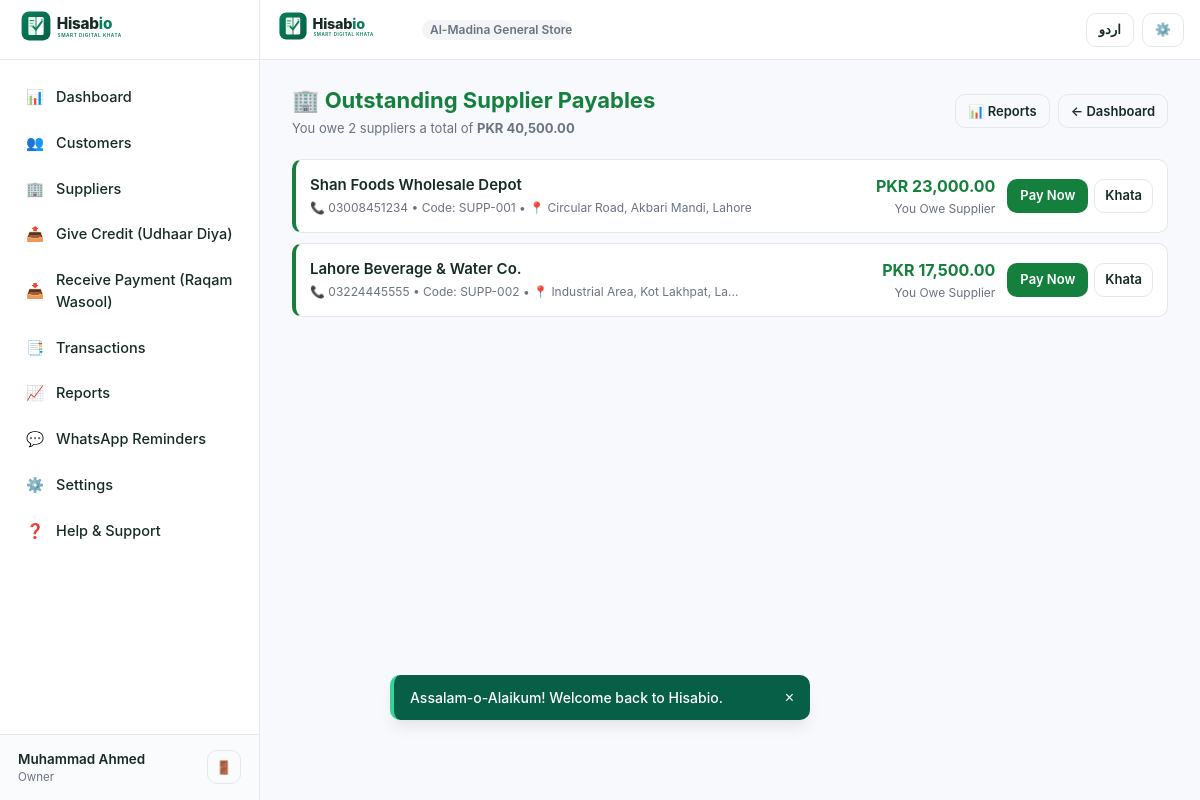
The app's page /payables.php (signed in) with its own data.
### tables this page shows
CREATE TABLE `users` (
  `id` INT UNSIGNED AUTO_INCREMENT PRIMARY KEY,
  `full_name` VARCHAR(150) NOT NULL,
  `email` VARCHAR(191) NULL,
  `mobile` VARCHAR(25) NOT NULL,
  `password_hash` VARCHAR(255) NOT NULL,
  `status` ENUM('active', 'inactive', 'suspended') DEFAULT 'active',
  `created_at` DATETIME NOT NULL DEFAULT CURRENT_TIMESTAMP,
  `updated_at` DATETIME NOT NULL DEFAULT CURRENT_TIMESTAMP ON UPDATE CURRENT_TIMESTAMP,
  UNIQUE KEY `idx_users_mobile` (`mobile`),
  KEY `idx_users_email` (`email`)
);

CREATE TABLE `roles` (
  `id` INT UNSIGNED AUTO_INCREMENT PRIMARY KEY,
  `business_id` INT UNSIGNED NOT NULL,
  `role_name` VARCHAR(100) NOT NULL,
  `permissions` JSON NULL,
  `created_at` DATETIME NOT NULL DEFAULT CURRENT_TIMESTAMP,
  CONSTRAINT `fk_roles_business` FOREIGN KEY (`business_id`) REFERENCES `businesses` (`id`) ON DELETE CASCADE
);

CREATE TABLE `businesses` (
  `id` INT UNSIGNED AUTO_INCREMENT PRIMARY KEY,
  `business_name` VARCHAR(200) NOT NULL,
  `business_code` VARCHAR(50) NOT NULL UNIQUE,
  `owner_user_id` INT UNSIGNED NOT NULL,
  `business_category` VARCHAR(100) DEFAULT 'General Store',
  `logo` VARCHAR(255) NULL,
  `currency` VARCHAR(10) DEFAULT 'PKR',
  `country` VARCHAR(50) DEFAULT 'Pakistan',
  `city` VARCHAR(100) DEFAULT 'Lahore',
  `address` TEXT NULL,
  `phone` VARCHAR(25) NULL,
  `receipt_footer` TEXT NULL,
  `timezone` VARCHAR(50) DEFAULT 'Asia/Karachi',
  `language` VARCHAR(10) DEFAULT 'en',
  `status` ENUM('active', 'inactive') DEFAULT 'active',
  `created_at` DATETIME NOT NULL DEFAULT CURRENT_TIMESTAMP,
  `updated_at` DATETIME NOT NULL DEFAULT CURRENT_TIMESTAMP ON UPDATE CURRENT_TIMESTAMP,
  CONSTRAINT `fk_businesses_owner` FOREIGN KEY (`owner_user_id`) REFERENCES `users` (`id`) ON DELETE CASCADE
);

CREATE TABLE `accounts` (
  `id` INT UNSIGNED AUTO_INCREMENT PRIMARY KEY,
  `business_id` INT UNSIGNED NOT NULL,
  `account_type` ENUM('customer', 'supplier') NOT NULL,
  `customer_id` INT UNSIGNED NULL,
  `supplier_id` INT UNSIGNED NULL,
  `opening_balance` DECIMAL(18,2) NOT NULL DEFAULT 0.00,
  `opening_balance_direction` ENUM('receivable', 'payable', 'zero') NOT NULL DEFAULT 'zero',
  `created_at` DATETIME NOT NULL DEFAULT CURRENT_TIMESTAMP,
  UNIQUE KEY `idx_acc_customer` (`business_id`, `customer_id`),
  UNIQUE KEY `idx_acc_supplier` (`business_id`, `supplier_id`),
  CONSTRAINT `fk_acc_business` FOREIGN KEY (`business_id`) REFERENCES `businesses` (`id`) ON DELETE CASCADE,
  CONSTRAINT `fk_acc_customer` FOREIGN KEY (`customer_id`) REFERENCES `customers` (`id`) ON DELETE CASCADE,
  CONSTRAINT `fk_acc_supplier` FOREIGN KEY (`supplier_id`) REFERENCES `suppliers` (`id`) ON DELETE CASCADE
);

CREATE TABLE `suppliers` (
  `id` INT UNSIGNED AUTO_INCREMENT PRIMARY KEY,
  `business_id` INT UNSIGNED NOT NULL,
  `supplier_code` VARCHAR(50) NOT NULL,
  `name` VARCHAR(150) NOT NULL,
  `mobile` VARCHAR(25) NOT NULL,
  `alternate_contact` VARCHAR(100) NULL,
  `address` TEXT NULL,
  `notes` TEXT NULL,
  `status` ENUM('active', 'archived') DEFAULT 'active',
  `created_by` INT UNSIGNED NULL,
  `created_at` DATETIME NOT NULL DEFAULT CURRENT_TIMESTAMP,
  `updated_at` DATETIME NOT NULL DEFAULT CURRENT_TIMESTAMP ON UPDATE CURRENT_TIMESTAMP,
  `archived_at` DATETIME NULL,
  UNIQUE KEY `idx_supp_code_bus` (`business_id`, `supplier_code`),
  KEY `idx_supp_mobile_bus` (`business_id`, `mobile`),
  KEY `idx_supp_name_bus` (`business_id`, `name`),
  CONSTRAINT `fk_suppliers_business` FOREIGN KEY (`business_id`) REFERENCES `businesses` (`id`) ON DELETE CASCADE
);

### includes/lang.php (called while the page is built, shortened)
<?php
function get_current_lang(): string {
    return $_SESSION['app_lang'] ?? 'en';
}
function is_rtl(): bool {
    return get_current_lang() === 'ur';
}
function get_translations(): array {
    static $dict = null;
    if ($dict !== null) {
        return $dict;
    }
    return $dict;
}
function __(string $key): string {
    $lang = get_current_lang();
    $translations = get_translations();
    return $translations[$lang][$key] ?? $translations['en'][$key] ?? $key;
}

### includes/auth.php (called while the page is built, shortened)
<?php
function is_logged_in(): bool {
    return !empty($_SESSION['user_id']) && !empty($_SESSION['business_id']);
}
function current_user(): ?array {
    $pdo = get_db();
    $stmt = $pdo->prepare("SELECT id, full_name, email, mobile, status FROM users WHERE id = ?");
    $stmt->execute([$_SESSION['user_id']]);
    $user = $stmt->fetch() ?: null;
    return $user;
}
function current_business(): ?array {
    static $business = null;
    if ($business !== null) {
        return $business;
    }
    $pdo = get_db();
    $stmt = $pdo->prepare("
        SELECT b.*, r.role_name, r.permissions
        FROM businesses b
        JOIN business_users bu ON bu.business_id = b.id
        JOIN roles r ON r.id = bu.role_id
        WHERE b.id = ? AND bu.user_id = ? AND b.status = 'active'
    ");
    $stmt->execute([$_SESSION['business_id'], $_SESSION['user_id']]);
    $business = $stmt->fetch() ?: null;
    return $business;
}

### includes/functions.php (called while the page is built, shortened)
<?php
require_once __DIR__ . '/lang.php';
function format_currency($amount, bool $show_symbol = true, string $currency = 'PKR'): string {
    $val = (float)$amount;
    $formatted = number_format(abs($val), 2, '.', ',');
    $prefix = $show_symbol ? $currency . ' ' : '';
    return $prefix . $formatted;
}
function calculate_supplier_balance(int $account_id, ?PDO $pdo = null): float {
    $stmt = $pdo->prepare("SELECT opening_balance, opening_balance_direction FROM accounts WHERE id = ?");
    $stmt->execute([$account_id]);
    $acc = $stmt->fetch();
    $balance = 0.00;
    if ($acc['opening_balance_direction'] === 'payable') {
        $balance += (float)$acc['opening_balance'];
    } elseif ($acc['opening_balance_direction'] === 'receivable') {
        $balance -= (float)$acc['opening_balance'];
    }
    $stmt = $pdo->prepare("
        SELECT transaction_type, amount, status
        FROM transactions
        WHERE account_id = ? AND status = 'completed' AND transaction_type != 'opening_balance'
    ");
    $stmt->execute([$account_id]);
    $txs = $stmt->fetchAll();
    foreach ($txs as $tx) {
        $amt = (float)$tx['amount'];
        if ($tx['transaction_type'] === 'supplier_purchase') {
            $balance += $amt;
        } elseif ($tx['transaction_type'] === 'supplier_payment') {
            $balance -= $amt;
        } elseif ($tx['transaction_type'] === 'adjustment') {
            $balance += $amt;
        }
    }
    return round($balance, 2);
}

### payables.php (the view, shortened to what this page needs)
<?php
require_once __DIR__ . '/includes/auth.php';
require_once __DIR__ . '/includes/functions.php';
$biz = current_business();
$biz_id = (int)$biz['id'];
$pdo = get_db();
$stmt = $pdo->prepare("
    SELECT s.id, s.name, s.mobile, s.supplier_code, s.address, a.id AS account_id
    FROM suppliers s
    JOIN accounts a ON a.supplier_id = s.id
    WHERE s.business_id = ? AND s.status = 'active'
");
$stmt->execute([$biz_id]);
$all_suppliers = $stmt->fetchAll();
$payables = [];
$total_amount = 0.00;
foreach ($all_suppliers as $s) {
    $bal = calculate_supplier_balance((int)$s['account_id'], $pdo);
    if ($bal > 0) {
        $s['balance'] = $bal;
        $total_amount += $bal;
        $payables[] = $s;
    }
}
usort($payables, fn($a, $b) => $b['balance'] <=> $a['balance']);
include __DIR__ . '/includes/header.php';
?>
<div class="page-container">
  <div class="page-header">
    <div>
      <h1 class="page-title text-payment">🏢 Outstanding Supplier Payables</h1>
      <p class="page-subtitle">
        You owe <?= count($payables) ?> suppliers a total of <strong><?= format_currency($total_amount) ?></strong>
      </p>
    </div>
    <div style="display: flex; gap: 8px;">
      <a href="<?= BASE_URL ?>reports.php" class="btn btn-outline btn-sm">
        📊 Reports
      </a>
      <a href="<?= BASE_URL ?>dashboard.php" class="btn btn-outline btn-sm">
        ← <?= __('dashboard') ?>
      </a>
    </div>
  </div>
  <?php if (empty($payables)): ?>
    <div class="card" style="text-align: center; padding: 40px 16px;">
      <h3 style="font-size: 18px; color: var(--payment); margin-bottom: 8px;">🎉 Zero Supplier Debt!</h3>
      <p style="font-size: 14px; color: var(--text-muted);">All your supplier invoices are fully cleared.</p>
    </div>
  <?php else: ?>
    <div class="ledger-stack">
      <?php foreach ($payables as $s): ?>
        <div class="ledger-item payment">
          <div class="item-main">
            <a href="<?= BASE_URL ?>supplier-ledger.php?id=<?= $s['id'] ?>" class="item-title" style="display: block;">
              <?= htmlspecialchars($s['name']) ?>
            </a>
            <div class="item-sub">
              📞 <?= htmlspecialchars($s['mobile']) ?> • Code: <?= htmlspecialchars($s['supplier_code']) ?>
              <?php if (!empty($s['address'])): ?>
                • 📍 <?= htmlspecialchars(mb_strimwidth($s['address'], 0, 35, '...')) ?>
              <?php endif; ?>
            </div>
          </div>
          <div class="item-amount">
            <div class="amount-val text-payment"><?= format_currency($s['balance']) ?></div>
            <div class="item-sub">You Owe Supplier</div>
          </div>
          <div style="display: flex; gap: 6px; margin-left: 12px;">
            <a href="<?= BASE_URL ?>supplier-payment.php?supplier_id=<?= $s['id'] ?>" class="btn btn-success btn-sm" style="padding: 6px 12px;">
              Pay Now
            </a>
            <a href="<?= BASE_URL ?>supplier-ledger.php?id=<?= $s['id'] ?>" class="btn btn-outline btn-sm" style="padding: 6px 10px;">
              Khata
            </a>
          </div>
        </div>
      <?php endforeach; ?>
    </div>
  <?php endif; ?>
</div>
<?php include __DIR__ . '/includes/footer.php'; ?>

### includes/header.php (shortened to what this page needs)
<?php
require_once __DIR__ . '/auth.php';
require_once __DIR__ . '/lang.php';
require_once __DIR__ . '/functions.php';
$current_user = current_user();
$current_business = current_business();
$is_rtl = is_rtl();
$lang = get_current_lang();
?>
<!DOCTYPE html>
<html lang="<?= $lang ?>" dir="<?= $is_rtl ? 'rtl' : 'ltr' ?>">
<head>
  <link rel="stylesheet" href="<?= BASE_URL ?>assets/css/style.css?v=<?= APP_VERSION ?>">
  <link rel="stylesheet" href="<?= BASE_URL ?>assets/css/responsive.css?v=<?= APP_VERSION ?>">
  <link rel="stylesheet" href="<?= BASE_URL ?>assets/css/animations.css?v=<?= APP_VERSION ?>">
  <link rel="stylesheet" href="<?= BASE_URL ?>assets/css/print.css?v=<?= APP_VERSION ?>" media="print">
</head>
<body class="page-enter">
  <div class="app-layout">
    <?php if (is_logged_in()): ?>
      <?php include __DIR__ . '/sidebar.php'; ?>
    <?php endif; ?>
    <main class="main-content">
      <header class="app-header no-print">
        <div class="header-brand">
          <a href="<?= is_logged_in() ? BASE_URL . 'dashboard.php' : BASE_URL . 'login.php' ?>" class="d-flex align-items-center">
            <img src="<?= BASE_URL ?>assets/images/logo.svg" alt="Hisabio Logo">
          </a>
          <?php if ($current_business): ?>
            <span class="badge badge-neutral" style="max-width: 150px; overflow: hidden; text-overflow: ellipsis; white-space: nowrap;">
              <?= htmlspecialchars($current_business['business_name']) ?>
            </span>
          <?php endif; ?>
        </div>
        <div class="header-actions">
          <?php if ($lang === 'en'): ?>
            <a href="?lang=ur" class="btn btn-outline btn-sm" title="اردو میں تبدیل کریں">اردو</a>
          <?php else: ?>
            <a href="?lang=en" class="btn btn-outline btn-sm" title="Switch to English">English</a>
          <?php endif; ?>
          <?php if (is_logged_in()): ?>
            <a href="<?= BASE_URL ?>settings.php" class="btn btn-outline btn-sm" title="<?= __('settings') ?>" aria-label="<?= __('settings') ?>">
              ⚙️
            </a>
          <?php else: ?>
            <a href="<?= BASE_URL ?>login.php" class="btn btn-primary btn-sm"><?= __('login') ?></a>
          <?php endif; ?>
        </div>
      </header>

### includes/sidebar.php
<?php
$current_page = basename($_SERVER['PHP_SELF'] ?? '');
?>
<aside class="app-sidebar no-print">
  <div class="sidebar-header">
    <a href="<?= BASE_URL ?>dashboard.php">
      <img src="<?= BASE_URL ?>assets/images/logo.svg" alt="Hisabio">
    </a>
  </div>
  <nav class="sidebar-nav">
    <a href="<?= BASE_URL ?>dashboard.php" class="sidebar-link <?= $current_page === 'dashboard.php' ? 'active' : '' ?>">
      <span>📊</span>
      <span><?= __('dashboard') ?></span>
    </a>
    <a href="<?= BASE_URL ?>customers.php" class="sidebar-link <?= in_array($current_page, ['customers.php', 'customer-add.php', 'customer-edit.php', 'customer-profile.php', 'customer-ledger.php', 'customer-statement.php'], true) ? 'active' : '' ?>">
      <span>👥</span>
      <span><?= __('customers') ?></span>
    </a>
    <a href="<?= BASE_URL ?>suppliers.php" class="sidebar-link <?= in_array($current_page, ['suppliers.php', 'supplier-add.php', 'supplier-edit.php', 'supplier-profile.php', 'supplier-ledger.php', 'supplier-statement.php'], true) ? 'active' : '' ?>">
      <span>🏢</span>
      <span><?= __('suppliers') ?></span>
    </a>
    <a href="<?= BASE_URL ?>give-credit.php" class="sidebar-link <?= $current_page === 'give-credit.php' ? 'active' : '' ?>">
      <span>📤</span>
      <span><?= __('give_credit') ?></span>
    </a>
    <a href="<?= BASE_URL ?>receive-payment.php" class="sidebar-link <?= $current_page === 'receive-payment.php' ? 'active' : '' ?>">
      <span>📥</span>
      <span><?= __('receive_payment') ?></span>
    </a>
    <a href="<?= BASE_URL ?>transactions.php" class="sidebar-link <?= in_array($current_page, ['transactions.php', 'transaction-details.php', 'transaction-reverse.php'], true) ? 'active' : '' ?>">
      <span>📑</span>
      <span><?= __('transactions') ?></span>
    </a>
    <a href="<?= BASE_URL ?>reports.php" class="sidebar-link <?= $current_page === 'reports.php' ? 'active' : '' ?>">
      <span>📈</span>
      <span><?= __('reports') ?></span>
    </a>
    <a href="<?= BASE_URL ?>reminders.php" class="sidebar-link <?= $current_page === 'reminders.php' ? 'active' : '' ?>">
      <span>💬</span>
      <span><?= __('reminders') ?></span>
    </a>
    <a href="<?= BASE_URL ?>settings.php" class="sidebar-link <?= in_array($current_page, ['settings.php', 'appearance.php', 'security.php', 'backup.php', 'users.php', 'roles.php'], true) ? 'active' : '' ?>">
      <span>⚙️</span>
      <span><?= __('settings') ?></span>
    </a>
    <a href="<?= BASE_URL ?>help.php" class="sidebar-link <?= $current_page === 'help.php' ? 'active' : '' ?>">
      <span>❓</span>
      <span><?= __('help_support') ?></span>
    </a>
  </nav>
  <div class="sidebar-footer">
    <div class="business-pill">
      <span class="business-pill-name"><?= htmlspecialchars($current_user['full_name'] ?? 'User') ?></span>
      <span class="business-pill-role"><?= htmlspecialchars($current_business['role_name'] ?? 'Owner') ?></span>
    </div>
    <a href="<?= BASE_URL ?>logout.php" class="btn btn-outline btn-sm" title="<?= __('logout') ?>" style="padding: 4px 8px;">
      🚪
    </a>
  </div>
</aside>

### records on screen
users: full_name "Muhammad Ahmed"
roles: role_name "Owner", business.business_name "Al-Madina General S…"
accounts: supplier.name "Shan Foods Wholesale Depot", supplier.mobile "03008451234", supplier.supplier_code "SUPP-001", supplier.address "Circular Road, Akbari Mandi, Lahore", balance "PKR 23,000.00"
accounts: supplier.name "Lahore Beverage & Water Co.", supplier.mobile "03224445555", supplier.supplier_code "SUPP-002", supplier.address "Industrial Area, Kot Lakhpat, La...", balance "PKR 17,500.00"

### other values on screen
__('dashboard') "Dashboard"
__('customers') "Customers"
__('suppliers') "Suppliers"
__('give_credit') "Give Credit (Udhaar Diya)"
__('receive_payment') "Receive Payment (Raqam Wasool)"
__('transactions') "Transactions"
__('reports') "Reports"
__('reminders') "WhatsApp Reminders"
__('settings') "Settings"
__('help_support') "Help & Support"
count($payables) "2"
format_currency($total_amount) "PKR 40,500.00"
